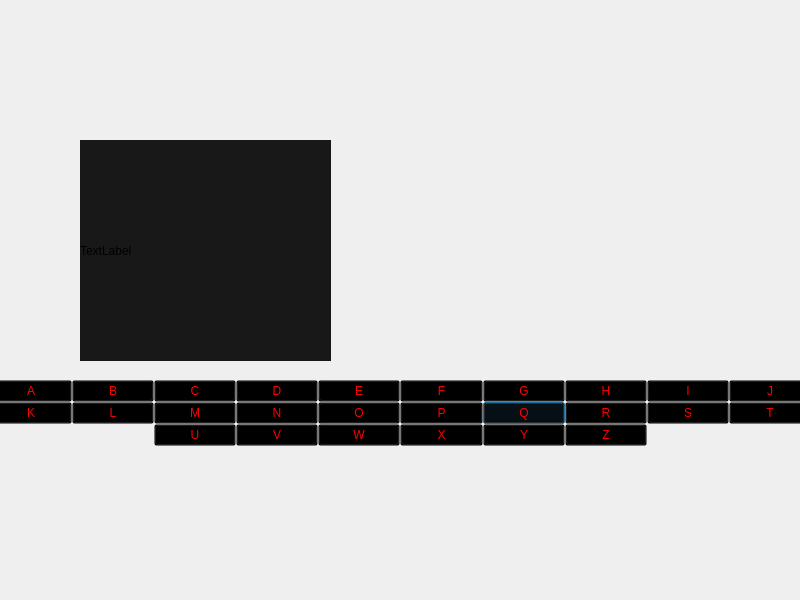
<?xml version="1.0" encoding="UTF-8"?>
<ui version="4.0">
 <class>GameView</class>
 <widget class="QDialog" name="GameView">
  <property name="geometry">
   <rect>
    <x>0</x>
    <y>0</y>
    <width>800</width>
    <height>600</height>
   </rect>
  </property>
  <property name="minimumSize">
   <size>
    <width>800</width>
    <height>600</height>
   </size>
  </property>
  <property name="maximumSize">
   <size>
    <width>800</width>
    <height>600</height>
   </size>
  </property>
  <property name="windowTitle">
   <string>Dialog</string>
  </property>
  <property name="autoFillBackground">
   <bool>false</bool>
  </property>
  <property name="styleSheet">
   <string notr="true">background-image: url(:/imagens/Top-Dark-Wallpaper.jpg);
</string>
  </property>
  <widget class="QWidget" name="gridLayoutWidget">
   <property name="geometry">
    <rect>
     <x>-10</x>
     <y>380</y>
     <width>950</width>
     <height>251</height>
    </rect>
   </property>
   <layout class="QGridLayout" name="gridLayout">
    <property name="sizeConstraint">
     <enum>QLayout::SetMinAndMaxSize</enum>
    </property>
    <property name="leftMargin">
     <number>0</number>
    </property>
    <property name="rightMargin">
     <number>129</number>
    </property>
    <property name="bottomMargin">
     <number>25</number>
    </property>
    <property name="spacing">
     <number>0</number>
    </property>
    <item row="1" column="6">
     <widget class="QPushButton" name="btn_Q">
      <property name="styleSheet">
       <string notr="true">font: 36pt &quot;Cute Jellyfish&quot;;
color: rgba(255, 0, 0,1);
background: transparent;</string>
      </property>
      <property name="text">
       <string>Q</string>
      </property>
     </widget>
    </item>
    <item row="1" column="0">
     <widget class="QPushButton" name="btn_K">
      <property name="styleSheet">
       <string notr="true">font: 36pt &quot;Cute Jellyfish&quot;;
color: rgba(255, 0, 0,1);
background: transparent;</string>
      </property>
      <property name="text">
       <string>K</string>
      </property>
     </widget>
    </item>
    <item row="1" column="4">
     <widget class="QPushButton" name="btn_O">
      <property name="styleSheet">
       <string notr="true">font: 36pt &quot;Cute Jellyfish&quot;;
color: rgba(255, 0, 0,1);
background: transparent;</string>
      </property>
      <property name="text">
       <string>O</string>
      </property>
     </widget>
    </item>
    <item row="0" column="3">
     <widget class="QPushButton" name="btn_D">
      <property name="styleSheet">
       <string notr="true">font: 36pt &quot;Cute Jellyfish&quot;;
color: rgba(255, 0, 0,1);
background: transparent;</string>
      </property>
      <property name="text">
       <string>D</string>
      </property>
     </widget>
    </item>
    <item row="1" column="3">
     <widget class="QPushButton" name="btn_N">
      <property name="styleSheet">
       <string notr="true">font: 36pt &quot;Cute Jellyfish&quot;;
color: rgba(255, 0, 0,1);
background: transparent;</string>
      </property>
      <property name="text">
       <string>N</string>
      </property>
     </widget>
    </item>
    <item row="0" column="6">
     <widget class="QPushButton" name="btn_G">
      <property name="styleSheet">
       <string notr="true">font: 36pt &quot;Cute Jellyfish&quot;;
color: rgba(255, 0, 0,1);
background: transparent;</string>
      </property>
      <property name="text">
       <string>G</string>
      </property>
     </widget>
    </item>
    <item row="1" column="2">
     <widget class="QPushButton" name="btn_M">
      <property name="styleSheet">
       <string notr="true">font: 36pt &quot;Cute Jellyfish&quot;;
color: rgba(255, 0, 0,1);
background: transparent;</string>
      </property>
      <property name="text">
       <string>M</string>
      </property>
     </widget>
    </item>
    <item row="0" column="0">
     <widget class="QPushButton" name="btn_A">
      <property name="styleSheet">
       <string notr="true">font: 36pt &quot;Cute Jellyfish&quot;;
color: rgba(255, 0, 0,1);
background: transparent;</string>
      </property>
      <property name="text">
       <string>A</string>
      </property>
     </widget>
    </item>
    <item row="0" column="7">
     <widget class="QPushButton" name="btn_H">
      <property name="styleSheet">
       <string notr="true">font: 36pt &quot;Cute Jellyfish&quot;;
color: rgba(255, 0, 0,1);
background: transparent;</string>
      </property>
      <property name="text">
       <string>H</string>
      </property>
     </widget>
    </item>
    <item row="1" column="9">
     <widget class="QPushButton" name="btn_T">
      <property name="styleSheet">
       <string notr="true">font: 36pt &quot;Cute Jellyfish&quot;;
color: rgba(255, 0, 0,1);
background: transparent;</string>
      </property>
      <property name="text">
       <string>T</string>
      </property>
     </widget>
    </item>
    <item row="0" column="4">
     <widget class="QPushButton" name="btn_E">
      <property name="styleSheet">
       <string notr="true">font: 36pt &quot;Cute Jellyfish&quot;;
color: rgba(255, 0, 0,1);
background: transparent;</string>
      </property>
      <property name="text">
       <string>E</string>
      </property>
     </widget>
    </item>
    <item row="0" column="1">
     <widget class="QPushButton" name="btn_B">
      <property name="styleSheet">
       <string notr="true">font: 36pt &quot;Cute Jellyfish&quot;;
color: rgba(255, 0, 0,1);
background: transparent;</string>
      </property>
      <property name="text">
       <string>B</string>
      </property>
     </widget>
    </item>
    <item row="0" column="8">
     <widget class="QPushButton" name="btn_I">
      <property name="styleSheet">
       <string notr="true">font: 36pt &quot;Cute Jellyfish&quot;;
color: rgba(255, 0, 0,1);
background: transparent;</string>
      </property>
      <property name="text">
       <string>I</string>
      </property>
     </widget>
    </item>
    <item row="1" column="5">
     <widget class="QPushButton" name="btn_P">
      <property name="styleSheet">
       <string notr="true">font: 36pt &quot;Cute Jellyfish&quot;;
color: rgba(255, 0, 0,1);
background: transparent;</string>
      </property>
      <property name="text">
       <string>P</string>
      </property>
     </widget>
    </item>
    <item row="1" column="8">
     <widget class="QPushButton" name="btn_S">
      <property name="styleSheet">
       <string notr="true">font: 36pt &quot;Cute Jellyfish&quot;;
color: rgba(255, 0, 0,1);
background: transparent;</string>
      </property>
      <property name="text">
       <string>S</string>
      </property>
     </widget>
    </item>
    <item row="1" column="7">
     <widget class="QPushButton" name="btn_R">
      <property name="styleSheet">
       <string notr="true">font: 36pt &quot;Cute Jellyfish&quot;;
color: rgba(255, 0, 0,1);
background: transparent;</string>
      </property>
      <property name="text">
       <string>R</string>
      </property>
     </widget>
    </item>
    <item row="0" column="2">
     <widget class="QPushButton" name="btn_C">
      <property name="styleSheet">
       <string notr="true">font: 36pt &quot;Cute Jellyfish&quot;;
color: rgba(255, 0, 0,1);
background: transparent;</string>
      </property>
      <property name="text">
       <string>C</string>
      </property>
     </widget>
    </item>
    <item row="0" column="5">
     <widget class="QPushButton" name="btn_F">
      <property name="styleSheet">
       <string notr="true">font: 36pt &quot;Cute Jellyfish&quot;;
color: rgba(255, 0, 0,1);
background: transparent;</string>
      </property>
      <property name="text">
       <string>F</string>
      </property>
     </widget>
    </item>
    <item row="1" column="1">
     <widget class="QPushButton" name="btn_L">
      <property name="styleSheet">
       <string notr="true">font: 36pt &quot;Cute Jellyfish&quot;;
color: rgba(255, 0, 0,1);
background: transparent;</string>
      </property>
      <property name="text">
       <string>L</string>
      </property>
     </widget>
    </item>
    <item row="0" column="9">
     <widget class="QPushButton" name="btn_J">
      <property name="styleSheet">
       <string notr="true">font: 36pt &quot;Cute Jellyfish&quot;;
color: rgba(255, 0, 0,1);
background: transparent;</string>
      </property>
      <property name="text">
       <string>J</string>
      </property>
     </widget>
    </item>
    <item row="2" column="2">
     <widget class="QPushButton" name="btn_U">
      <property name="styleSheet">
       <string notr="true">font: 36pt &quot;Cute Jellyfish&quot;;
color: rgba(255, 0, 0,1);
background: transparent;</string>
      </property>
      <property name="text">
       <string>U</string>
      </property>
     </widget>
    </item>
    <item row="2" column="3">
     <widget class="QPushButton" name="btn_V">
      <property name="styleSheet">
       <string notr="true">font: 36pt &quot;Cute Jellyfish&quot;;
color: rgba(255, 0, 0,1);
background: transparent;</string>
      </property>
      <property name="text">
       <string>V</string>
      </property>
     </widget>
    </item>
    <item row="2" column="4">
     <widget class="QPushButton" name="btn_W">
      <property name="styleSheet">
       <string notr="true">font: 36pt &quot;Cute Jellyfish&quot;;
color: rgba(255, 0, 0,1);
background: transparent;</string>
      </property>
      <property name="text">
       <string>W</string>
      </property>
     </widget>
    </item>
    <item row="2" column="5">
     <widget class="QPushButton" name="btn_X">
      <property name="styleSheet">
       <string notr="true">font: 36pt &quot;Cute Jellyfish&quot;;
color: rgba(255, 0, 0,1);
background: transparent;</string>
      </property>
      <property name="text">
       <string>X</string>
      </property>
     </widget>
    </item>
    <item row="2" column="6">
     <widget class="QPushButton" name="btn_Y">
      <property name="styleSheet">
       <string notr="true">font: 36pt &quot;Cute Jellyfish&quot;;
color: rgba(255, 0, 0,1);
background: transparent;</string>
      </property>
      <property name="text">
       <string>Y</string>
      </property>
     </widget>
    </item>
    <item row="2" column="7">
     <widget class="QPushButton" name="btn_Z">
      <property name="styleSheet">
       <string notr="true">font: 36pt &quot;Cute Jellyfish&quot;;
color: rgba(255, 0, 0,1);
background: transparent;</string>
      </property>
      <property name="text">
       <string>Z</string>
      </property>
     </widget>
    </item>
   </layout>
  </widget>
  <widget class="QLabel" name="lbl_word">
   <property name="geometry">
    <rect>
     <x>500</x>
     <y>150</y>
     <width>271</width>
     <height>81</height>
    </rect>
   </property>
   <property name="styleSheet">
    <string notr="true">color: rgb(255, 255, 255); 
font: 35pt &quot;Cute Jellyfish&quot;;</string>
   </property>
   <property name="text">
    <string/>
   </property>
  </widget>
  <widget class="QLabel" name="lbl_tip">
   <property name="geometry">
    <rect>
     <x>10</x>
     <y>10</y>
     <width>731</width>
     <height>111</height>
    </rect>
   </property>
   <property name="styleSheet">
    <string notr="true">color: rgb(255, 255, 255); 
font: 20pt &quot;Cute Jellyfish&quot;;</string>
   </property>
   <property name="text">
    <string/>
   </property>
  </widget>
  <widget class="QLabel" name="img">
   <property name="geometry">
    <rect>
     <x>80</x>
     <y>140</y>
     <width>251</width>
     <height>221</height>
    </rect>
   </property>
   <property name="text">
    <string/>
   </property>
   <property name="pixmap">
    <pixmap resource="../img/imagens.qrc">:/imagens/nova img - mudar transparencia.jpg</pixmap>
   </property>
   <property name="scaledContents">
    <bool>true</bool>
   </property>
  </widget>
  <widget class="QLabel" name="lbl_mask">
   <property name="geometry">
    <rect>
     <x>80</x>
     <y>140</y>
     <width>251</width>
     <height>221</height>
    </rect>
   </property>
   <property name="styleSheet">
    <string notr="true">background: rgb(0, 0, 0, 0.9)</string>
   </property>
   <property name="text">
    <string>TextLabel</string>
   </property>
  </widget>
 </widget>
 <resources>
  <include location="../img/imagens.qrc"/>
 </resources>
 <connections/>
</ui>
